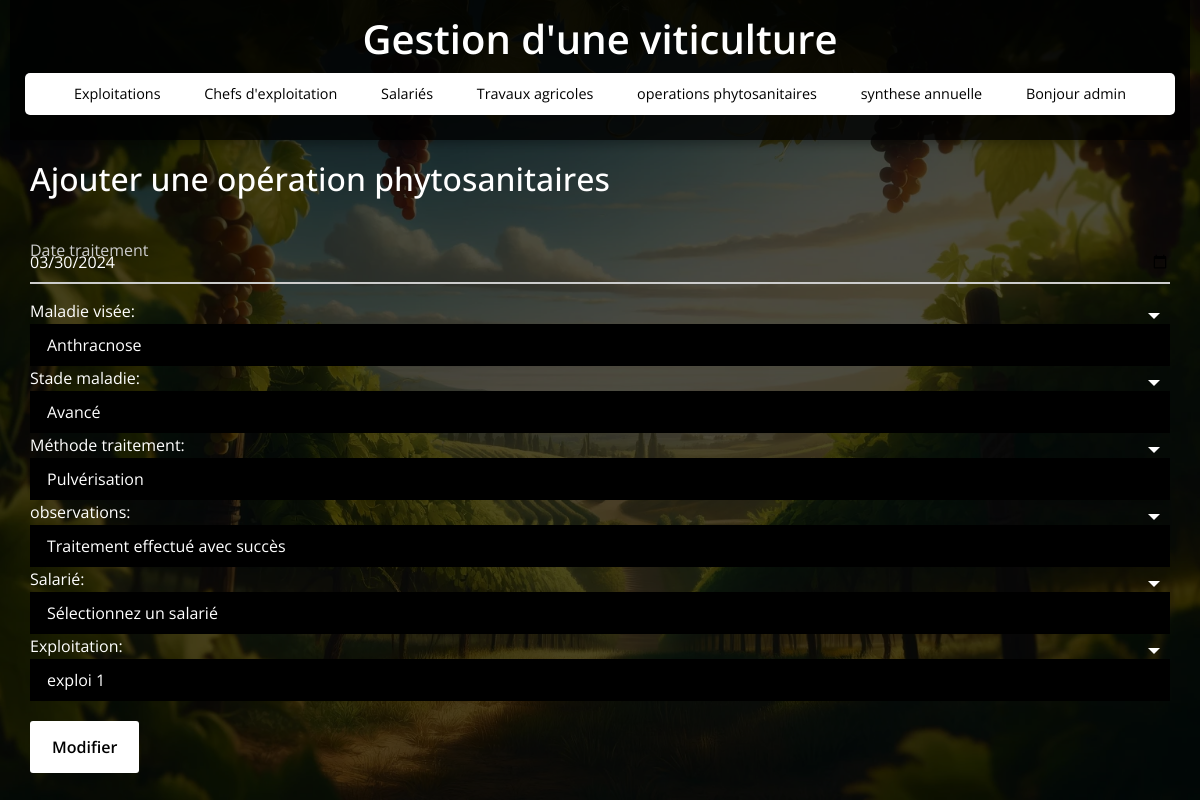
Screenshot of /operations_phytosanitaires/edit/1 (signed in) with the database file from the repository.
### tables this page shows
CREATE TABLE operations_phytosanitaires (
                    id_operation_sanitaire INTEGER PRIMARY KEY,
                    maladie_visee TEXT,
                    stade_maladie TEXT,
                    methodes_traitement TEXT,
                    observations TEXT,
                    etat TEXT,
                    date_traitement,
                    id_exploitation INTEGER,
                    id_salarie INTEGER,
                    FOREIGN KEY(id_exploitation) REFERENCES exploitations(id_exploitation),
                    FOREIGN KEY(id_salarie) REFERENCES salaries(id_salarie)
                );

CREATE TABLE exploitations (
                    id_exploitation INTEGER PRIMARY KEY,
                    nom_exploitation TEXT,
                    superficie REAL
                );

### app.py (the view, shortened to what this page needs)
@app.route('/operations_phytosanitaires/edit/<int:id>', methods=('GET', 'POST'))
def edit_operation(id):
    if 'user_id' not in session:
        return redirect(url_for('login'))
    conn = get_db_connection()
    operation = conn.execute('SELECT * FROM operations_phytosanitaires WHERE id_operation_sanitaire = ?', (id,)).fetchone()
    exploitations = conn.execute('SELECT * FROM exploitations').fetchall()  # Récupérer toutes les exploitations
    salaries = conn.execute('SELECT * FROM salaries').fetchall()  # Récupérer toutes les salaries
    conn.close()
    return render_template('edit_operation.html', operation=operation, exploitations=exploitations,salaries=salaries)

### app.py (called while the page is built)
def get_db_connection():
    conn = sqlite3.connect(DB_NAME)
    conn.row_factory = sqlite3.Row  # Retourne les résultats sous forme de dictionnaire
    return conn

### templates/edit_operation.html (shortened to what this page needs)
{% extends 'base.html' %}
{% block content %}
    <h2>Ajouter une opération phytosanitaires </h2>
    <form action="{{ url_for('edit_operation', id=operation.id_operation_sanitaire) }}" method="POST">
        <div class="input-field">
            <label>Date traitement</label><br>
            <input type="date"  name="date_traitement"  value="{{ operation.date_traitement }}" id="date_traitement" required>
        </div>
        <div class="custom-select" style="width:100%">
            <label>Maladie visée:</label>
            <select id="maladie_visee" name="maladie_visee" required>
                <option value="Anthracnose"  {% if operation.maladie_visee == 'Anthracnose' %}selected{% endif %}>
                    Anthracnose</option>
            </select>
        </div>
        <div class="custom-select" style="width:100%">
            <label>Stade maladie:</label>
            <select id="stade_maladie" name="stade_maladie" required>
                <option value="Avancé" {% if operation.stade_maladie == 'Avancé' %}selected{% endif %}>Avancé</option>
            </select>
        </div>
        <div class="custom-select" style="width:100%">
            <label>Méthode traitement:</label>
            <select id="methodes_traitement" name="methodes_traitement" required>
                <option value="Pulvérisation" {% if operation.methodes_traitement == 'Pulvérisation' %}selected{% endif %}>
                    Pulvérisation</option>
            </select>
        </div>
        <div class="custom-select" style="width:100%">
            <label>observations:</label>
            <select id="observations" name="observations" required>
                <option value="Traitement effectué avec succès" {% if operation.observation == 'Traitement effectué avec succès' %}selected{% endif %}>
                    Traitement effectué avec succès</option>
            </select>
        </div>
<div class="custom-select" style="width:100%">
<label>Salarié:</label>
<select id="id_salarie" name="id_salarie" required>
    <option value="">Sélectionnez un salarié</option>
</select>
</div>
<div class="custom-select" style="width:100%">
    <label>Exploitation:</label>
    <select id="id_exploitation" name="id_exploitation" required>
        {% for exploitation in exploitations %}
            <option value="{{ exploitation.id_exploitation }}"
            {% if exploitation.id_exploitation == operation.id_exploitation %}selected{% endif %}
             >{{ exploitation.nom_exploitation }}</option>
        {% endfor %}
    </select>
</div>
        <button class="button"  type="submit">Modifier</button>
    </form>
{% endblock %}

### static/style.css (style rules this page uses)
* { margin: 0; padding: 0; box-sizing: border-box; font-family: "Open Sans", sans-serif; }
body { display: flex; flex-direction: column; align-items: center; justify-content: flex-start; min-height: 100vh; width: 100%; background: url("./img/viticulture.webp") center/cover no-repeat, #000; padding: 0 10px; position: relative; overflow-y: auto; color: #fff; }
body::before { content: ""; position: absolute; width: 100%; height: 100%; background: rgba(0, 0, 0, 0.7); z-index: -1; }
h2 { font-size: 2rem; margin-bottom: 20px; color: #fff; }
.input-field { position: relative; border-bottom: 2px solid #ccc; margin: 15px 0; }
.input-field label { position: absolute; top: 50%; left: 0; transform: translateY(-50%); color: #ccc; font-size: 16px; pointer-events: none; transition: 0.15s ease; }
.input-field input { width: 100%; height: 40px; background: transparent; border: none; outline: none; font-size: 16px; color: #fff; }
.button { background: #fff; color: #000; font-weight: 600; border: none; padding: 12px 20px; cursor: pointer; border-radius: 3px; font-size: 16px; border: 2px solid transparent; transition: 0.3s ease; margin-top: 20px; }
.custom-select { position: relative; font-family: Arial; }
.custom-select select { display: none; }

### rows the page displays
operations_phytosanitaires: date_traitement "03/30/2024"
exploitations: nom_exploitation "exploi 1"

### other values shown
{{ session.get('admin') }} "admin"
